Frame 1 (no input): blank canvas, image omitted
Frame 60 (the mouse pressed at the canvas centre just before this capture): blank canvas, image omitted
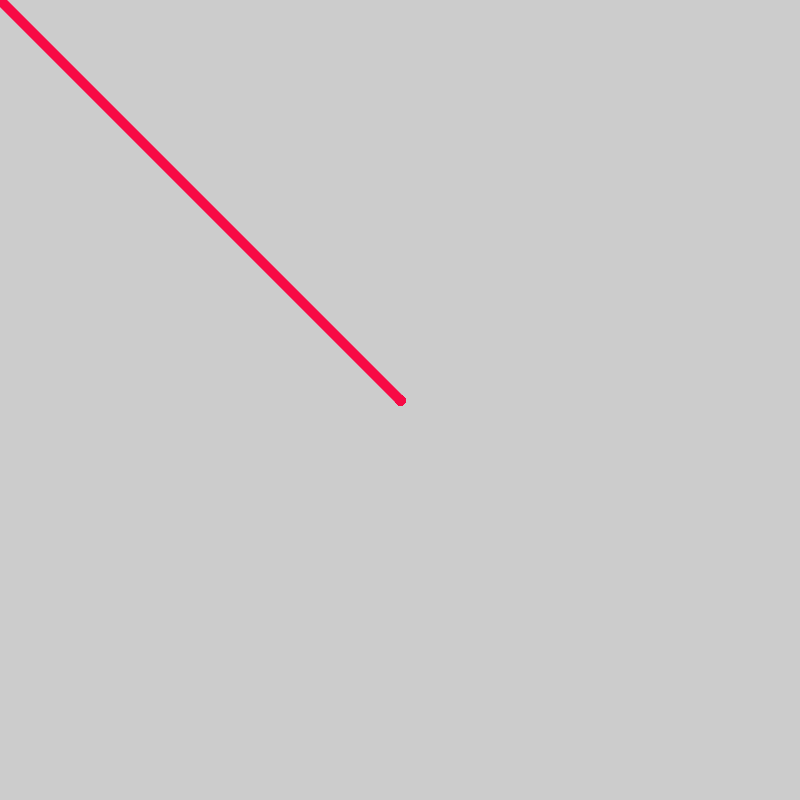
Frame 120 (the mouse held since frame 60 and released just before this capture)

The Processing sketch whose frames 1 and 60 were blank and that drew this single picture after the mouse press (run headless with seeded random() and noise(); from frame 60 on, the mouse is pressed at the canvas centre):

// Processing sketch: processing_173565
// ── processing_173565.pde

void setup(){
  size (800,800);
  strokeWeight(10);
}
void draw (){
  line (pmouseX, pmouseY, mouseX, mouseY);
}

void mousePressed (){
  stroke (247,10,69);
}
void keyPressed(){
  stroke (0);
}
